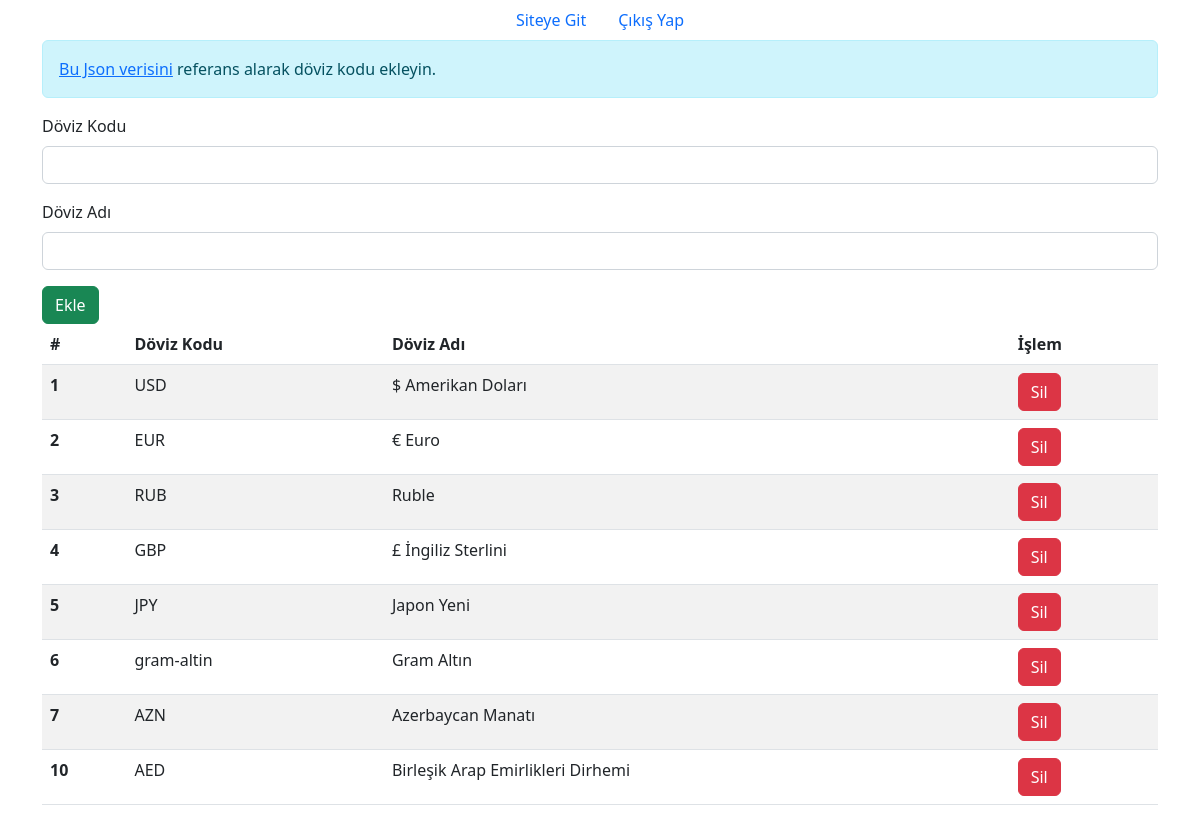
Screenshot of /admin/index.php (signed in) with the database file from the repository.
### tables this page shows
CREATE TABLE `dovizler` (
  `id` int(11) NOT NULL,
  `doviz_kodu` varchar(50) NOT NULL,
  `doviz_adi` varchar(50) NOT NULL
);

### admin/index.php (the view, shortened to what this page needs)
<?php
include '../session.php';
?>
<!doctype html>
<html lang="en">
<head>
    <link href="https://cdn.jsdelivr.net/npm/bootstrap@5.2.0-beta1/dist/css/bootstrap.min.css" rel="stylesheet">
</head>
<body>
    <ul class="nav justify-content-center">
        <li class="nav-item">
            <a class="nav-link" href="../index.php" target="_blank">Siteye Git</a>
        </li>
        <li class="nav-item">
            <a class="nav-link" href="cikis.php">Çıkış Yap</a>
        </li>
    </ul>
    <div class="container">
        <div class="row">
            <div class="col-md-12">
                <form action="dovizislem.php" method="POST">
                    <div class="alert alert-info"><a target="_blank" href="https://finans.truncgil.com/v3/today.json">Bu Json verisini</a> referans alarak döviz kodu ekleyin.</div>
                    <div class="mb-3">
                        <label class="form-label">Döviz Kodu</label>
                        <input type="text" class="form-control" name="doviz_kodu" required>
                    </div>
                    <div class="mb-3">
                        <label class="form-label">Döviz Adı</label>
                        <input type="text" class="form-control" name="doviz_adi" required>
                    </div>
                    <button type="submit" name="dovizekle" class="btn btn-success">Ekle</button>
                </form>
            </div>
            <div class="container">
                <div class="row">
                    <div class="col-md-12">
                        <table class="table table-striped">
                            <thead>
                                <tr>
                                    <th scope="col">#</th>
                                    <th scope="col">Döviz Kodu</th>
                                    <th scope="col">Döviz Adı</th>
                                    <th scope="col">İşlem</th>
                                </tr>
                            </thead>
                            <tbody>
                                <?php
                                $query = $db->query("SELECT * FROM dovizler");
                                $dovizler = $query->fetchAll(PDO::FETCH_ASSOC);
                                foreach ($dovizler as $doviz) {
                                    echo '<tr>';
                                    echo '<th scope="row">' . $doviz['id'] . '</th>';
                                    echo '<td>' . $doviz['doviz_kodu'] . '</td>';
                                    echo '<td>' . $doviz['doviz_adi'] . '</td>';
                                    echo '<td><a href="dovizislem.php?dovizsil=ok&id=' . $doviz['id'] . '" class="btn btn-danger">Sil</a></td>';
                                    echo '</tr>';
                                }
                                ?>
                            </tbody>
                        </table>
                    </div>
                </div>
            </div>
        </div>
    </div>
</body>
</html>

### rows the page displays
dovizler: id "1", doviz_kodu "USD", doviz_adi "$ Amerikan Doları"
dovizler: id "2", doviz_kodu "EUR", doviz_adi "€ Euro"
dovizler: id "3", doviz_kodu "RUB", doviz_adi "Ruble"
dovizler: id "4", doviz_kodu "GBP", doviz_adi "£ İngiliz Sterlini"
dovizler: id "5", doviz_kodu "JPY", doviz_adi "Japon Yeni"
dovizler: id "6", doviz_kodu "gram-altin", doviz_adi "Gram Altın"
dovizler: id "7", doviz_kodu "AZN", doviz_adi "Azerbaycan Manatı"
dovizler: id "10", doviz_kodu "AED", doviz_adi "Birleşik Arap Emirlikleri Dirhemi"
